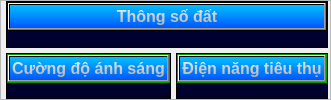
                           <widget class="QFrame" name="Top_ControlPanel_body_L">
                            <property name="frameShape">
                             <enum>QFrame::StyledPanel</enum>
                            </property>
                            <property name="frameShadow">
                             <enum>QFrame::Raised</enum>
                            </property>
                            <layout class="QGridLayout" name="gridLayout">
                             <property name="leftMargin">
                              <number>5</number>
                             </property>
                             <property name="topMargin">
                              <number>0</number>
                             </property>
                             <property name="rightMargin">
                              <number>2</number>
                             </property>
                             <property name="bottomMargin">
                              <number>0</number>
                             </property>
                             <property name="spacing">
                              <number>5</number>
                             </property>
                             <item row="0" column="0" colspan="2">
                              <widget class="QFrame" name="Top_Ctrl_frame_1">
                               <property name="styleSheet">
                                <string notr="true">background-color: qlineargradient(spread:pad, x1:1, y1:1, x2:1, y2:0, stop:0 rgba(0, 0, 42, 255), stop:1 rgba(0, 0, 70, 255));</string>
                               </property>
                               <property name="frameShape">
                                <enum>QFrame::StyledPanel</enum>
                               </property>
                               <property name="frameShadow">
                                <enum>QFrame::Raised</enum>
                               </property>
                               <layout class="QVBoxLayout" name="verticalLayout_18">
                                <property name="spacing">
                                 <number>0</number>
                                </property>
                                <property name="leftMargin">
                                 <number>0</number>
                                </property>
                                <property name="topMargin">
                                 <number>0</number>
                                </property>
                                <property name="rightMargin">
                                 <number>0</number>
                                </property>
                                <property name="bottomMargin">
                                 <number>0</number>
                                </property>
                                <item alignment="Qt::AlignTop">
                                 <widget class="QFrame" name="Top_Ctrl_frame1_header">
                                  <property name="styleSheet">
                                   <string notr="true"/>
                                  </property>
                                  <property name="frameShape">
                                   <enum>QFrame::StyledPanel</enum>
                                  </property>
                                  <property name="frameShadow">
                                   <enum>QFrame::Raised</enum>
                                  </property>
                                  <layout class="QVBoxLayout" name="verticalLayout_19">
                                   <property name="spacing">
                                    <number>0</number>
                                   </property>
                                   <property name="leftMargin">
                                    <number>0</number>
                                   </property>
                                   <property name="topMargin">
                                    <number>0</number>
                                   </property>
                                   <property name="rightMargin">
                                    <number>0</number>
                                   </property>
                                   <property name="bottomMargin">
                                    <number>0</number>
                                   </property>
                                   <item>
                                    <widget class="QPushButton" name="Top_Ctrl_header1">
                                     <property name="font">
                                      <font>
                                       <family>Segoe UI</family>
                                       <pointsize>12</pointsize>
                                       <weight>75</weight>
                                       <bold>true</bold>
                                      </font>
                                     </property>
                                     <property name="styleSheet">
                                      <string notr="true">color: qlineargradient(spread:pad, x1:1, y1:1, x2:1, y2:0, stop:0 rgba(171, 171, 171, 255), stop:1 rgba(239, 239, 239, 255));
background-color: qlineargradient(spread:pad, x1:1, y1:1, x2:1, y2:0, stop:0 rgba(0, 85, 255, 255), stop:1 rgba(0, 192, 255, 255));</string>
                                     </property>
                                     <property name="text">
                                      <string>Thông số đất</string>
                                     </property>
                                    </widget>
                                   </item>
                                  </layout>
                                 </widget>
                                </item>
                                <item>
                                 <widget class="QFrame" name="Top_Ctrl_frame1_body">
                                  <property name="sizePolicy">
                                   <sizepolicy hsizetype="Preferred" vsizetype="Expanding">
                                    <horstretch>0</horstretch>
                                    <verstretch>0</verstretch>
                                   </sizepolicy>
                                  </property>
                                  <property name="styleSheet">
                                   <string notr="true">background-color: rgba(0, 0, 0, 0);</string>
                                  </property>
                                  <property name="frameShape">
                                   <enum>QFrame::StyledPanel</enum>
                                  </property>
                                  <property name="frameShadow">
                                   <enum>QFrame::Raised</enum>
                                  </property>
                                  <widget class="QLabel" name="label">
                                   <property name="geometry">
                                    <rect>
                                     <x>20</x>
                                     <y>80</y>
                                     <width>471</width>
                                     <height>20</height>
                                    </rect>
                                   </property>
                                   <property name="styleSheet">
                                    <string notr="true">color: rgb(255, 255, 255);</string>
                                   </property>
                                   <property name="text">
                                    <string>Đồng hồ nhiệt độ                     Đồng hồ độ ẩm                              Đồng hồ PH</string>
                                   </property>
                                  </widget>
                                 </widget>
                                </item>
                               </layout>
                              </widget>
                             </item>
                             <item row="1" column="0">
                              <widget class="QFrame" name="Top_Ctrl_frame_3">
                               <property name="sizePolicy">
                                <sizepolicy hsizetype="Preferred" vsizetype="Expanding">
                                 <horstretch>0</horstretch>
                                 <verstretch>0</verstretch>
                                </sizepolicy>
                               </property>
                               <property name="styleSheet">
                                <string notr="true">background-color: qlineargradient(spread:pad, x1:1, y1:1, x2:1, y2:0, stop:0 rgba(0, 0, 42, 255), stop:1 rgba(0, 0, 70, 255));</string>
                               </property>
                               <property name="frameShape">
                                <enum>QFrame::StyledPanel</enum>
                               </property>
                               <property name="frameShadow">
                                <enum>QFrame::Raised</enum>
                               </property>
                               <layout class="QVBoxLayout" name="verticalLayout_31">
                                <property name="spacing">
                                 <number>0</number>
                                </property>
                                <property name="leftMargin">
                                 <number>0</number>
                                </property>
                                <property name="topMargin">
                                 <number>0</number>
                                </property>
                                <property name="rightMargin">
                                 <number>0</number>
                                </property>
                                <property name="bottomMargin">
                                 <number>0</number>
                                </property>
                                <item>
                                 <widget class="QFrame" name="Top_Ctrl_frame3_header">
                                  <property name="styleSheet">
                                   <string notr="true">background-color: rgb(0, 200, 0);</string>
                                  </property>
                                  <property name="frameShape">
                                   <enum>QFrame::StyledPanel</enum>
                                  </property>
                                  <property name="frameShadow">
                                   <enum>QFrame::Raised</enum>
                                  </property>
                                  <layout class="QVBoxLayout" name="verticalLayout_21">
                                   <property name="spacing">
                                    <number>0</number>
                                   </property>
                                   <property name="leftMargin">
                                    <number>0</number>
                                   </property>
                                   <property name="topMargin">
                                    <number>0</number>
                                   </property>
                                   <property name="rightMargin">
                                    <number>0</number>
                                   </property>
                                   <property name="bottomMargin">
                                    <number>0</number>
                                   </property>
                                   <item>
                                    <widget class="QPushButton" name="Top_Ctrl_header3">
                                     <property name="font">
                                      <font>
                                       <family>Segoe UI</family>
                                       <pointsize>12</pointsize>
                                       <weight>75</weight>
                                       <bold>true</bold>
                                      </font>
                                     </property>
                                     <property name="styleSheet">
                                      <string notr="true">color: qlineargradient(spread:pad, x1:1, y1:1, x2:1, y2:0, stop:0 rgba(171, 171, 171, 255), stop:1 rgba(239, 239, 239, 255));
background-color: qlineargradient(spread:pad, x1:1, y1:1, x2:1, y2:0, stop:0 rgba(0, 85, 255, 255), stop:1 rgba(0, 192, 255, 255));</string>
                                     </property>
                                     <property name="text">
                                      <string>Cường độ ánh sáng</string>
                                     </property>
                                    </widget>
                                   </item>
                                  </layout>
                                 </widget>
                                </item>
                                <item>
                                 <widget class="QFrame" name="Top_Ctrl_frame3_body">
                                  <property name="sizePolicy">
                                   <sizepolicy hsizetype="Preferred" vsizetype="Expanding">
                                    <horstretch>0</horstretch>
                                    <verstretch>0</verstretch>
                                   </sizepolicy>
                                  </property>
                                  <property name="styleSheet">
                                   <string notr="true">background-color: rgba(0, 0, 0, 0);</string>
                                  </property>
                                  <property name="frameShape">
                                   <enum>QFrame::StyledPanel</enum>
                                  </property>
                                  <property name="frameShadow">
                                   <enum>QFrame::Raised</enum>
                                  </property>
                                  <widget class="QLabel" name="label_3">
                                   <property name="geometry">
                                    <rect>
                                     <x>30</x>
                                     <y>80</y>
                                     <width>191</width>
                                     <height>20</height>
                                    </rect>
                                   </property>
                                   <property name="styleSheet">
                                    <string notr="true">color: rgb(255, 255, 255);</string>
                                   </property>
                                   <property name="text">
                                    <string>Đồng hồ cường độ ánh sáng (lux)</string>
                                   </property>
                                  </widget>
                                 </widget>
                                </item>
                               </layout>
                              </widget>
                             </item>
                             <item row="1" column="1">
                              <widget class="QFrame" name="Top_Ctrl_frame_4">
                               <property name="styleSheet">
                                <string notr="true">background-color: qlineargradient(spread:pad, x1:1, y1:1, x2:1, y2:0, stop:0 rgba(0, 0, 42, 255), stop:1 rgba(0, 0, 70, 255));</string>
                               </property>
                               <property name="frameShape">
                                <enum>QFrame::StyledPanel</enum>
                               </property>
                               <property name="frameShadow">
                                <enum>QFrame::Raised</enum>
                               </property>
                               <layout class="QVBoxLayout" name="verticalLayout_32">
                                <property name="spacing">
                                 <number>0</number>
                                </property>
                                <property name="leftMargin">
                                 <number>0</number>
                                </property>
                                <property name="topMargin">
                                 <number>0</number>
                                </property>
                                <property name="rightMargin">
                                 <number>0</number>
                                </property>
                                <property name="bottomMargin">
                                 <number>0</number>
                                </property>
                                <item>
                                 <widget class="QFrame" name="Top_Ctrl_frame4_header">
                                  <property name="styleSheet">
                                   <string notr="true">background-color: rgb(0, 200, 0);</string>
                                  </property>
                                  <property name="frameShape">
                                   <enum>QFrame::StyledPanel</enum>
                                  </property>
                                  <property name="frameShadow">
                                   <enum>QFrame::Raised</enum>
                                  </property>
                                  <layout class="QVBoxLayout" name="verticalLayout_22">
                                   <property name="spacing">
                                    <number>0</number>
                                   </property>
                                   <property name="leftMargin">
                                    <number>0</number>
                                   </property>
                                   <property name="topMargin">
                                    <number>0</number>
                                   </property>
                                   <property name="rightMargin">
                                    <number>0</number>
                                   </property>
                                   <property name="bottomMargin">
                                    <number>0</number>
                                   </property>
                                   <item>
                                    <widget class="QPushButton" name="Top_Ctrl_header4">
                                     <property name="font">
                                      <font>
                                       <family>Segoe UI</family>
                                       <pointsize>12</pointsize>
                                       <weight>75</weight>
                                       <bold>true</bold>
                                      </font>
                                     </property>
                                     <property name="styleSheet">
                                      <string notr="true">color: qlineargradient(spread:pad, x1:1, y1:1, x2:1, y2:0, stop:0 rgba(171, 171, 171, 255), stop:1 rgba(239, 239, 239, 255));
background-color: qlineargradient(spread:pad, x1:1, y1:1, x2:1, y2:0, stop:0 rgba(0, 85, 255, 255), stop:1 rgba(0, 192, 255, 255));</string>
                                     </property>
                                     <property name="text">
                                      <string>Điện năng tiêu thụ</string>
                                     </property>
                                    </widget>
                                   </item>
                                  </layout>
                                 </widget>
                                </item>
                                <item>
                                 <widget class="QFrame" name="Top_Ctrl_frame4_body">
                                  <property name="sizePolicy">
                                   <sizepolicy hsizetype="Preferred" vsizetype="Expanding">
                                    <horstretch>0</horstretch>
                                    <verstretch>0</verstretch>
                                   </sizepolicy>
                                  </property>
                                  <property name="styleSheet">
                                   <string notr="true">background-color: rgba(0, 0, 0, 0);</string>
                                  </property>
                                  <property name="frameShape">
                                   <enum>QFrame::StyledPanel</enum>
                                  </property>
                                  <property name="frameShadow">
                                   <enum>QFrame::Raised</enum>
                                  </property>
                                  <widget class="QLabel" name="label_5">
                                   <property name="geometry">
                                    <rect>
                                     <x>90</x>
                                     <y>80</y>
                                     <width>111</width>
                                     <height>20</height>
                                    </rect>
                                   </property>
                                   <property name="styleSheet">
                                    <string notr="true">color: rgb(255, 255, 255);</string>
                                   </property>
                                   <property name="text">
                                    <string>Công tơ mét (Wh)</string>
                                   </property>
                                  </widget>
                                 </widget>
                                </item>
                               </layout>
                              </widget>
                             </item>
                            </layout>
                           </widget>
